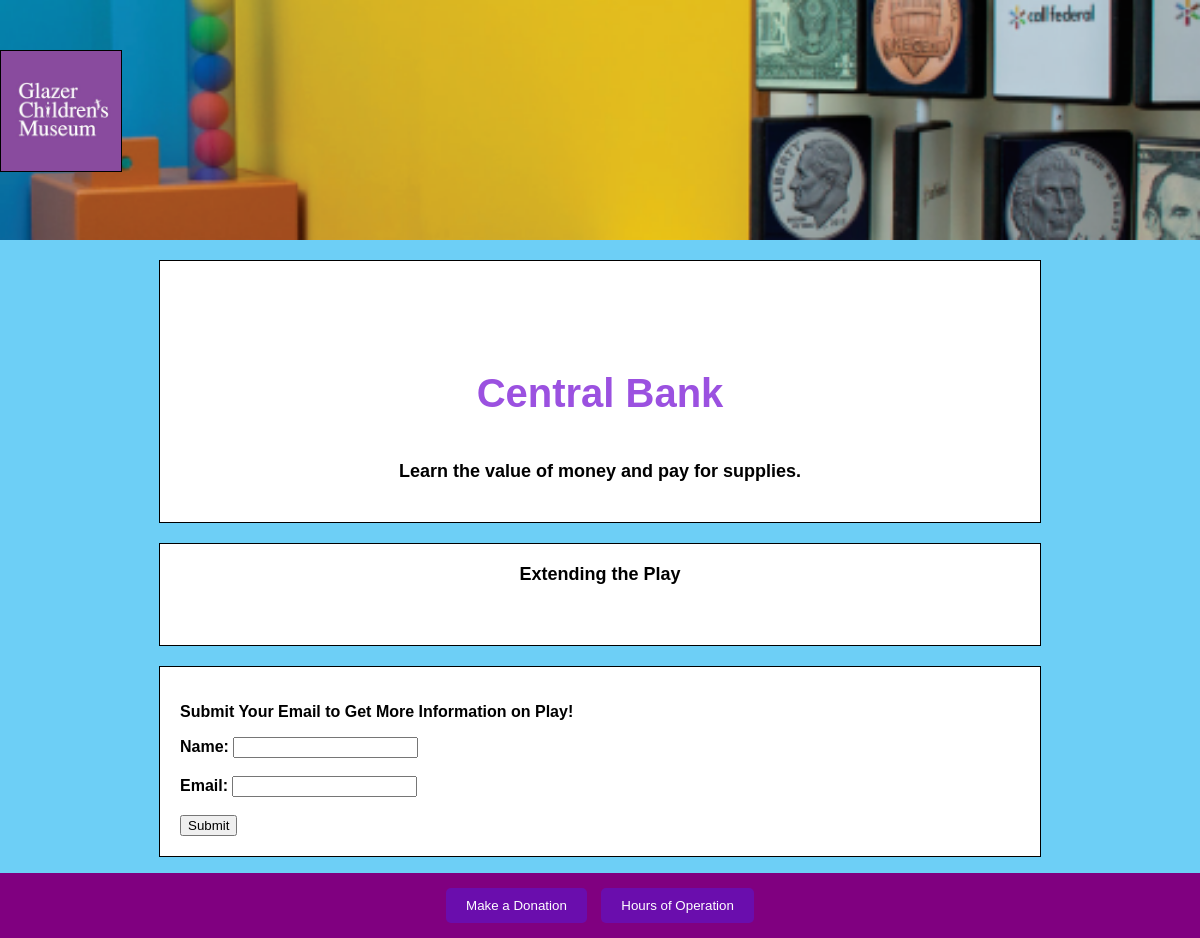
The app's page /csctest/exhibit/23/ with its own data.
### csctest/models.py (models this page shows, shortened)
class Exhibit(models.Model):
    title = models.CharField(max_length=255)
    content = models.TextField()
    additional_content = models.TextField(blank=True, null=True)
    image = models.ImageField(upload_to='html_pages_images/', blank=True, null=True)

### csctest/views.py (the view)
# urls.py: path('exhibit/<int:pk>/', html_view, name='html_view'),
def html_view(request, pk):
    html_page = get_object_or_404(Exhibit, pk=pk)
    return render(request, 'exhibit_template.html', {'html_page': html_page})

### csctest/templates/exhibit_template.html (shortened to what this page needs)
{% load static %}
<!DOCTYPE html>
<html>
<head>
</head>
<body>
    <div class="header">
        <a href="{% url 'homepage_view' %}">
            <div class="home-button"></div>
        </a>
    </div>
    <div class="frame">
        <div id="words">
            <p>{{ html_page.play_type }}<br> <span class="purpletext"><b>{{ html_page.title }}</b></span></p>
        </div>
        <p class="info"><b>{{ html_page.content|safe }}</p>
    </div>
    <div class ="frame">
        <p class = "info">Extending the Play</p>
        <p class="info">{{ html_page.additional_content|safe }}</p>
    </div>
    <div class="frame">
    <form method="post" action="{% url 'submit_feedback' %}">
        <p>Submit Your Email to Get More Information on Play!</p>
        <label for="name">Name:</label>
        <input type="text" id="name" name="name" required><br><br>
        <label for="email">Email:</label>
        <input type="email" id="email" name="email" required><br><br>
        <button type="submit">Submit</button>
    </form>
    </div>
    <div class="footer">
        <button onclick="location.href='https://72839.blackbaudhosting.com/72839/Annual-Fund'">Make a Donation</button>
        <button onclick="location.href='https://glazermuseum.org/visit/#hours'">Hours of Operation</button>
      </div>
</body>
</html>

### records on screen
Exhibit: title "Central Bank", content "Learn the value of money and pay for supplies."
